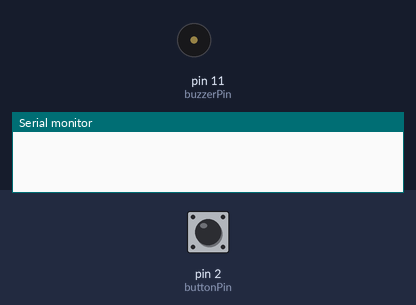
Bench run of a sketch on a simulated Arduino Uno, built with avr-gcc and run on an emulated ATmega328P. On the bench: buzzer (waves = sounding, pin HIGH), the last lines printed to the serial monitor. The test bench sets the inputs (shaded band); at power-on: pin 2 (buttonPin) HIGH.

Above: at 1.2 s.
1.3 s: pin 2 (buttonPin) pulled LOW for 0.15 s
At 1.38 s:
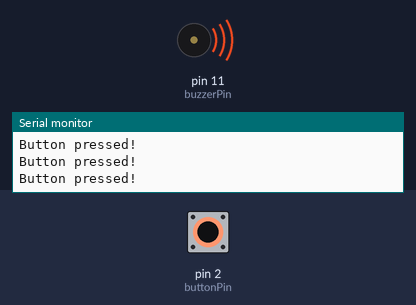
2.9 s: pin 2 (buttonPin) pulled LOW for 3.2 s
At 6.9 s:
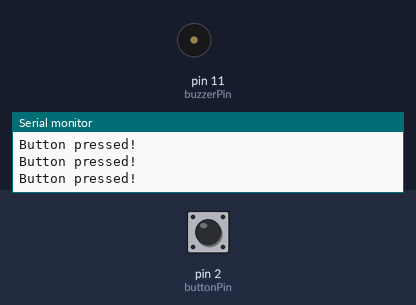
7.6 s: pin 2 (buttonPin) driven LOW
At 7.9 s:
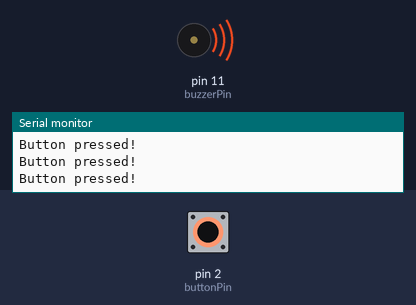
10.6 s: pin 2 (buttonPin) driven HIGH
At 11.7 s:
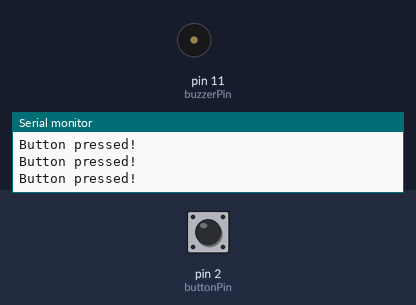
Timing chart, 0 to 13.1 s (numbered marks = the images above; inputs shaded):
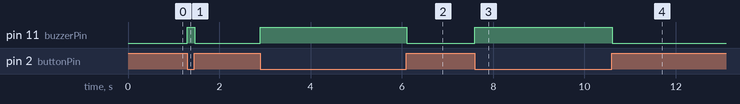

Measured:
- after the input at 1.3 s, pin 11 (buzzerPin): LOW → HIGH at once, → LOW 0.16 s later
- after the input at 2.9 s, pin 11 (buzzerPin): LOW → HIGH at once, → LOW 3.2 s later
- after the input at 7.6 s, pin 11 (buzzerPin): LOW → HIGH at once
- after the input at 10.6 s, pin 11 (buzzerPin): HIGH → LOW at once

The sketch:

driver_tag.ino
```cpp
const int buttonPin = 2;
const int buzzerPin = 11;

void setup() {
  Serial.begin(9600);
  pinMode(buttonPin, INPUT_PULLUP);
  pinMode(buzzerPin, OUTPUT);
}

void loop() {
  int buttonState = digitalRead(buttonPin);

  if (buttonState == LOW) { // button pressed (grounded)
    Serial.println("Button pressed!");
    digitalWrite(buzzerPin, HIGH); // turn buzzer on
  } else {
    digitalWrite(buzzerPin, LOW);  // turn buzzer off
  }
}
```
